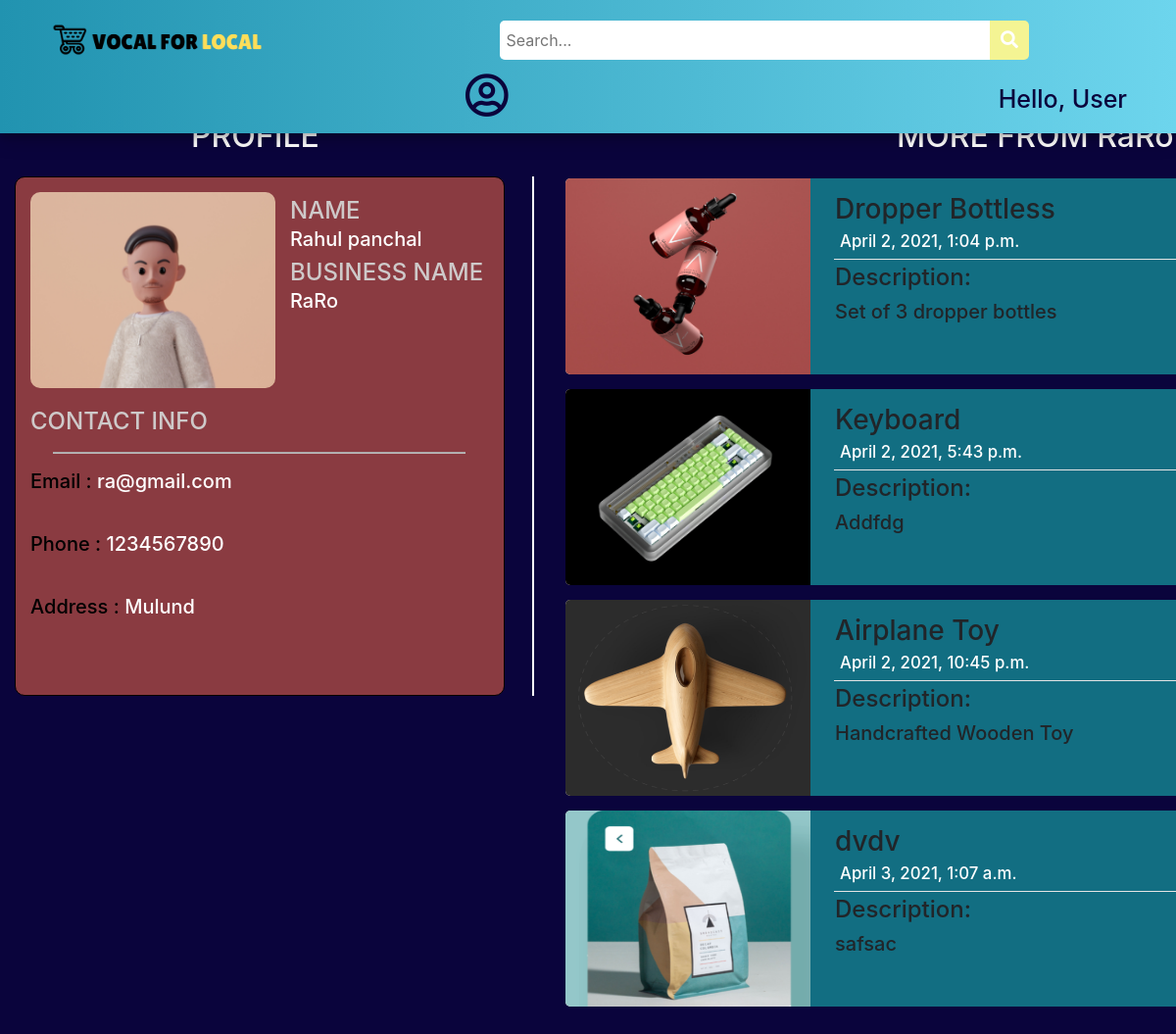
/RaRo, run on the app's committed database.
### main/models.py (models this page shows)
class Customer(models.Model):
    id = models.IntegerField(primary_key=True, null=False)
    name = models.CharField(max_length=100, null=True)
    phone = models.CharField(max_length=10, null=True)
    email = models.CharField(max_length=50, null=True)
    state = models.CharField(max_length=20, null=True)
    postal_code = models.IntegerField(null=True)
    city = models.CharField(max_length=20, null=True)
    address = models.CharField(max_length=100, null=True)
    business_name = models.CharField(max_length=50,null=True)
    date_created = models.DateTimeField(auto_now_add=True, null=True)
    def __str__(self):
	    return str(self.name)

class Post(models.Model):
    p_id = models.IntegerField(primary_key=True, null=False)
    name = models.CharField(max_length=50,null=True)
    description = models.CharField(max_length=1000, null=True)
    photo = models.ImageField(upload_to="images/",null=True,verbose_name="")
    owner = models.ForeignKey(Customer, null=True, on_delete= models.CASCADE)
    date_created = models.DateTimeField(auto_now_add=True, null=True)
    category = models.CharField(max_length=100, null=True)
    availability = models.CharField(max_length=20, null=True)
    location = models.CharField(max_length=50, null=True)
    business_name = models.CharField(max_length=50,null=True)
    price = models.IntegerField(null=True)
    def __str__(self):
	    return str(self.name)
    @property
    def imageURL(self):
        try:
            url = self.photo.url
        except :
            url = ''
        return url

### main/views.py (the view)
# urls.py: path('<str:business>',views.viewProfile,name="viewProfile"),
def viewProfile(request, business):
    try:
        c = Customer.objects.get(business_name=business)
    except Customer.DoesNotExist:
        raise Http404("No such Business is currently registered with VFL.")
    posts = Post.objects.filter(owner=c)
    print(c)
    print(posts)
    context = {"c": c, "posts": posts}
    return render(request, 'main/viewProfile.html', context)

### main/templates/main/viewProfile.html (shortened to what this page needs)
{% load static %}
<!DOCTYPE html>
<html lang="en">
<head>
    <link rel="stylesheet" href="https://use.fontawesome.com/releases/v5.6.1/css/all.css"
 />
    <link rel="stylesheet" href="https://cdn.jsdelivr.net/npm/bootstrap@4.6.0/dist/css/bootstrap.min.css">
    <link rel="stylesheet" href="{%static '/css/viewProfile.css' %}">
</head>
<body style="background-color: #0a043c;">
    <div class="topnav">
        <a class="active" href="{% url 'home' %}">
          <img id="logo" src="{% static 'images/logo.png' %}" alt="VocalForLocal" />
        </a>
        <div class="search">
          <input type="text" placeholder=" Search..." name="key" id="search-placeholder" />
          <button id="srch" type="submit" onclick="validatePlaceHolder(this)">
            <i class="fa fa-search" style="font-size: 18px"> </i>
          </button>
        </div>
        <span class="hello-msg">
          Hello, {% if user.is_authenticated %} {{request.user}} {% else %} User
          {% endif %}
        </span>
        <a class="nav-link dropdown-toggle" href="#" id="navbarDropdown" role="button" data-bs-toggle="dropdown" aria-expanded="false"          style="margin-left: 160px;">
          <i class="far fa-user-circle" style="color:#0a043c; font-size: 45px;"></i>
        </a>
      </div>
      <div class="container-fluid">
          <h2 id="heading">
              PROFILE
          </h2>
          <div id="profile-container">
              <div id="profileinfo">
                <div id="icon">
                    <img id="profile-logo" src="{% static 'images/profile_icon1.PNG' %}" alt="profile-logo">
                </div>
                <div id="details">
                    <h4 style="margin-bottom: 2px; color: rgb(206, 201, 201);">
                        NAME
                    </h4>
                    <h5>
                        {{c.name}}
                    </h5>
                    <h4 style="margin-bottom: 2px; color: rgb(206, 201, 201);">
                        BUSINESS NAME
                    </h4>
                    <h5>
                        {{c.business_name}}
                    </h5>
                </div>
                <div id="contact">
                    <h4 style="color: rgb(206, 201, 201); margin-bottom: 3px;">
                        CONTACT INFO
                    </h4>
                    <hr style="width:90%; background-color: rgb(189, 186, 186);height: 1px;">
                    <h5>
                        <h5 style="color: black;">Email : <span style="color: white;">{{c.email}}</span></h5>
                    </h5>
                    <br>
                    <h5>
                        <h5 style="color: black;">Phone : <span style="color: white">{{c.phone}}</span></h5>
                    </h5>
                    <br>
                    <h5>
                        <h5 style="color: black;">Address : <span style="color: white">{{c.address}}</span></h5>
                    </h5>
                </div>
              </div>
          </div>
          <h2 id="heading1">
            MORE FROM {{c.business_name}}
          </h2>
          <div id="card">
            {% for p in posts %}
            <div class="card-individual">
                <div id="card-info">
                  <a href="{% url 'viewPost' business=p.business_name name=p.name %}" style="text-decoration: none;"><img src="{{p.imageURL}}" alt="" style="width: 250px;height: 200px; background-position: center; background-size: cover; background-repeat: no-repeat; border-bottom-left-radius: 5px; border-top-left-radius: 5px; ">
                  </a>
                </div>
                <div id="product-info">
                    <h3 style="margin-left: 5px;">
                        {{p.name}}<span class="price" style = "float: right; font-weight: bold;margin-right: 50px;">&#8377;{{p.price}}</span>
                        <p style="font-size:0.6em; color: white; margin: 5px;">{{p.date_created}}</p>
                    </h3>
                    <hr style="width:95%; margin: 4px 4px; background-color: white;">
                    <h4 style="margin-left: 5px;">
                        Description:
                        <h5 style="display: flex; flex-direction:row; flex-wrap: wrap; overflow: hidden; margin-left: 5px;">
                            {{p.description}}
                        </h5>
                    </h4>
                </div>
            </div>
            {% endfor %}
          </div>
      </div>
</body>
</html>

### static/css/viewProfile.css (style rules this page uses)
.hello-msg { position: relative; float: right; font: verdana; font-weight: 500; font-size: 25px; color: #0a043c; margin-right: 50px; margin-top: 22px; text-align: center; }
.topnav { background: linear-gradient(to right, #2193b0, #6dd5ed); overflow: visible; box-shadow: 0 4px 8px 0 rgba(0, 0, 0, 0.2), 0 6px 20px 0 rgba(0, 0, 0, 0.19); position: fixed; top: 0; width: 100%; z-index: 3; }
.topnav a { float: left; padding: 14px 5px; text-decoration: none; font-size: 17px; }
.topnav a.active { color: rgb(255, 102, 0); text-shadow: 2px 2px 7px #ebab4a; transition: all 0.8s; border-radius: 10px; }
.search input[type="text"] { width: 500px; height: 40px; border-top-left-radius: 5px; border-bottom-left-radius: 5px; border: none; margin-top: 20px; background-color: #ffff; }
.search { float: left; margin-left: 200px; margin-top: 1px; }
#srch { transition: all 0.5s; }
.search button { height: 40px; width: 40px; background-color: #f4f493; color: #ffff; border-top-right-radius: 5px; border-bottom-right-radius: 5px; float: right; margin-top: 20px; padding: 5px 10px; margin-right: 16px; font-size: 12px; border: none; cursor: pointer; }
#logo { width: 300px; height: 100%; overflow: hidden; margin-top: -6px; }
.dropdown-toggle::after { display: none; }
.dropdown-toggle { transition: all 0.8s; }
#profile-container { position: fixed; margin-top:180px; width: 530px; height: 530px; border-right: solid 2px white; }
#profileinfo { background-color: #8a3b41; position: fixed; width: 500px; height: 530px; border-radius: 10px; padding:15px; border: solid 0.5px black; transition: all 0.5s; }
#heading { position:fixed; color: white; margin-left: 180px; margin-top: 120px; }
#heading1 { position:fixed; color: white; margin-left: 900px; margin-top: 120px; }
#card { position: fixed; margin-left: 550px; margin-top: 180px; width: 950px; height: 100%; background-color: none; border-radius: 5px; padding: 2px; display: flex; flex-direction: row; flex-wrap: wrap; overflow-y: auto; }
.card-individual { position: relative; background-color: #126e82; margin-bottom: 15px; margin-left: 10px; width: 940px; height: 200px; border-radius: 7px; transition: all 0.5s; }
.card-individual:last-child { margin-bottom: 250px; }
#icon { width: 250px; height: 200px; position: absolute; }
#profile-logo { width: 250px; height: 200px; background-position: center; background-size: cover; background-repeat: no-repeat; border-radius: 10px; }
#details { padding: 5px; width: 210px; height: 200px; position: absolute; margin-left: 260px; display: flex; flex-direction: column; flex-wrap: wrap; color: white; }
#contact { position: absolute; margin-top: 220px; color: white; width: 467px; height: 110px; }
#card-info { width: 250px; height: 200px; background-color: blanchedalmond; position: absolute; border-radius: 5px; }
#product-info { width: 650px; height: 170px; position: absolute; margin-left: 270px; margin-top: 15px; }

### data on the page
Customer: name "Rahul panchal", business_name "RaRo", email "ra@gmail.com", phone "1234567890", address "Mulund"
Post: imageURL (picture), name "Dropper Bottless", date_created "April 2, 2021, 1:04 p.m.", description "Set of 3 dropper bottles"
Post: imageURL (picture), name "Keyboard", date_created "April 2, 2021, 5:43 p.m.", description "Addfdg"
Post: imageURL (picture), name "Airplane Toy", date_created "April 2, 2021, 10:45 p.m.", description "Handcrafted Wooden Toy"
Post: imageURL (picture), name "dvdv", date_created "April 3, 2021, 1:07 a.m.", description "safsac"
